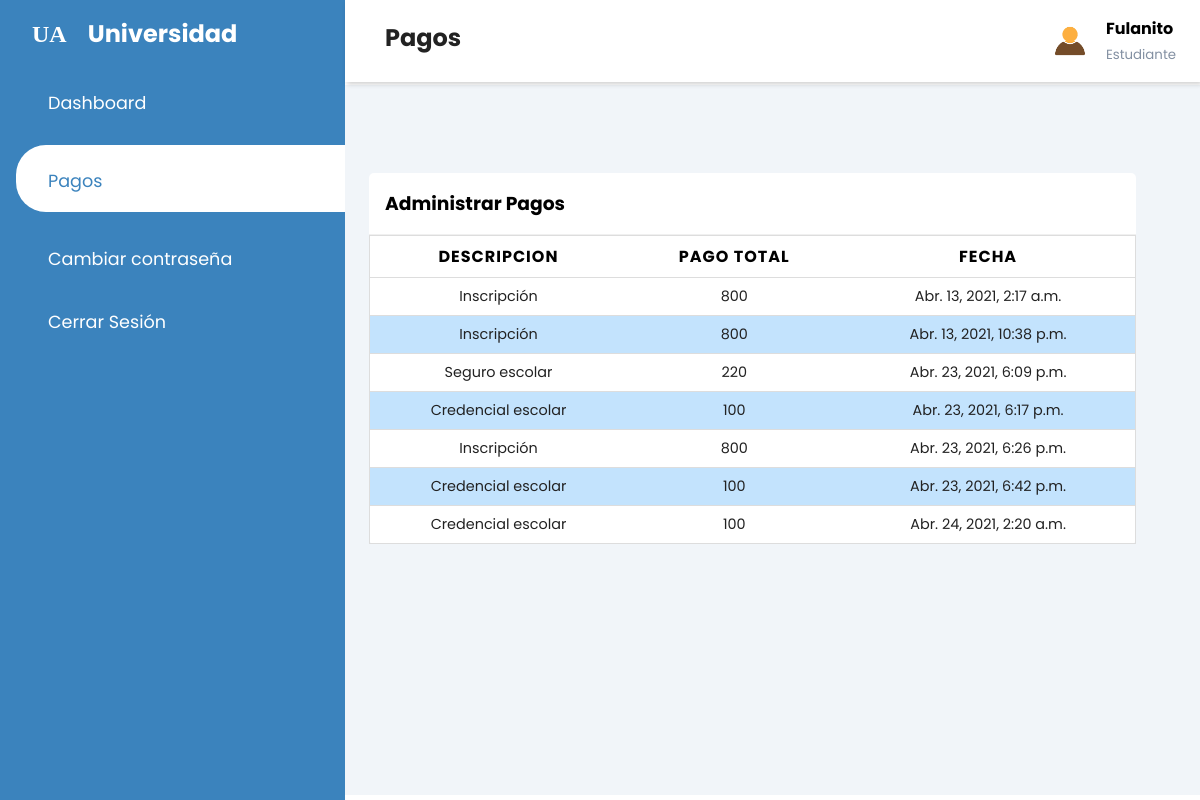
Before: /student/pagos/ (signed in) with the older database file.
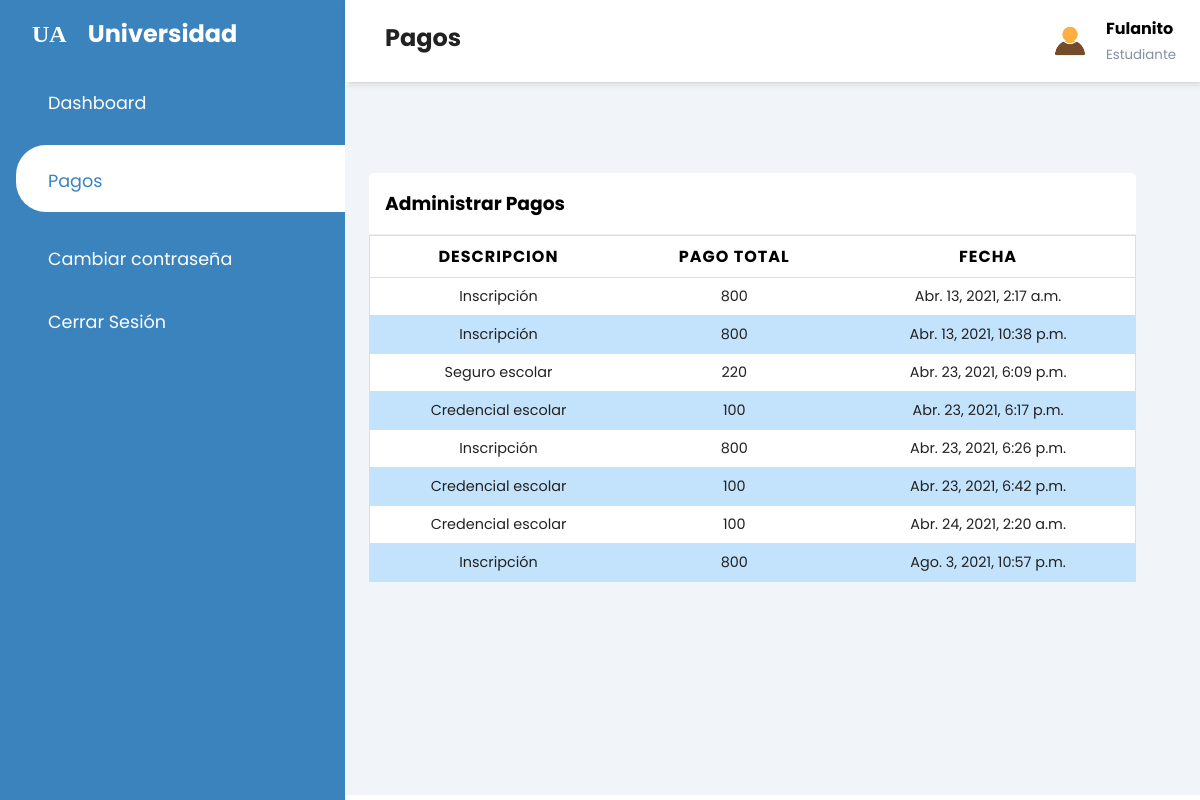
After: the same page with the newer database file.
### pagos/models.py (models this page shows, shortened)
class Tramite(models.Model):
    ESTADO = (
			('Completado', 'Completado'),
			('En Progreso', 'En Progreso'),
            ('Deuda', 'Deuda'),
			)
    clave_alumno = models.ForeignKey(Alumno, null=True, blank=True, on_delete=models.CASCADE)
    clave_pago = models.ForeignKey(Pago, null=True, blank=True, on_delete=models.CASCADE)
    fecha_tramitado = models.DateTimeField(auto_now_add=True, null=True)
    encargado_tramite = models.ForeignKey(Finanza, null=True, blank=True, on_delete=models.CASCADE)
    pago_parcial = models.CharField(max_length=100)
    proximo_pago = models.DateField(auto_now_add=False, null=True, blank=True)
    monto_adeudo = models.IntegerField(null=True, blank=True)
    estado = models.CharField(max_length=100, choices=ESTADO)

class Pago(models.Model):
    tipo_pago = models.CharField(max_length=200)
    monto = models.IntegerField(null=True)

### core/decorators.py (the view)
		def wrapper_func(request, *args, **kwargs):
			group = None
			if request.user.groups.exists():
				group = request.user.groups.all()[0].name
			if group in allowed_roles:
				return view_func(request, *args, **kwargs)
			else:
				return HttpResponse('No estás autorizado a ver esta página')

### student/views.py (called while the page is built)
@login_required(login_url='login')
@allowed_users(allowed_roles=['alumnos'])
def pagos(request):
    perfil = request.user.alumno
    pagos = Tramite.objects.filter(clave_alumno=perfil.matricula)
    return render(request, 'student/pagos.html',{'perfil':perfil, 'pagos':pagos})

### student/templates/student/pagos.html (shortened to what this page needs)
{% extends 'core/base_student.html' %}
{% load static %}
{% block titleheader %}Pagos{% endblock %}
{% block content %}
<div class="recent-grid">
	<div class="projects">
		<div class="card">
			<div class="card-header">
				<h3>Administrar Pagos</h3>
			</div>
			<div class="card-body">
				<div class="table-responsive">
					{% if pagos %}
					<table width="100%">
						<thead>
							<tr>
								<th>Descripcion</th>
								<th>Pago Total</th>
								<th>Fecha</th>
							</tr>
						</thead>
							<tbody>
								{% for i in pagos %}
								{% if i.estado == "Completado" %}
								<tr>
									<td data-label="Descripcion:" >{{i.clave_pago.tipo_pago}}</td>
									<td data-label="Pago Total:" >{{i.clave_pago.monto}}</td>
									<td data-label="Fecha pago:" >{{i.fecha_tramitado}}</td>
								</tr>
								{% endif %}
								{% endfor %}
							</tbody>
					</table>
					{% else %}
					<h4>No Tienes Ningun Pago</h4>
					{% endif %}
				</div>
			</div>
		</div>
	</div>
{% endblock %}

Changed rows visible on the page:
added Tramite: clave_pago.tipo_pago "Inscripción", clave_pago.monto "800", fecha_tramitado "Ago. 3, 2021, 10:57 p.m."
